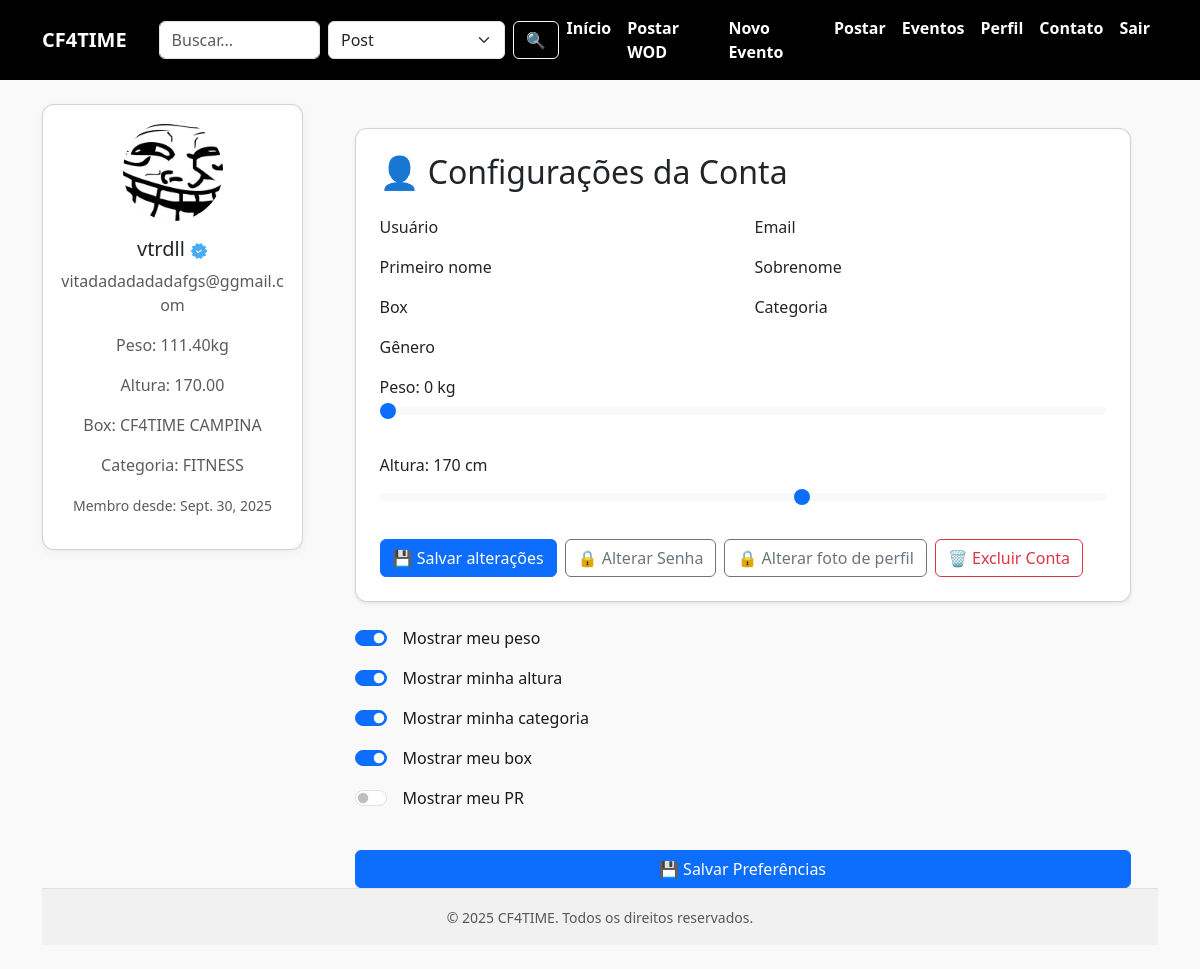
/privacy_settings/ (signed in), run on the app's committed database.
### account/models.py (models this page shows, shortened)
class Profile (models.Model):
    BOX_CHOICES = (('CF4TIME CAMPINA ', 'CF4TIME CAMPINA'),
                   ('CF4TIME CAMPINA', 'CF4TIME JOCKEY'))
    GENRE_CHOICES =(('MASCULINO', 'MASCULINO'),  ('FEMININO','FEMININO'), ('NÃO-ESPECIFICAR','NÃO-ESPECIFICAR'))
    CATEGORY_CHOICES = (('FITNESS', 'FITNESS'), ('SCALED','SCALED'),('AMADOR', 'AMADOR'), ('RX','RX',), ('MASTER', 'MASTER'))
    genre = models.CharField(choices=GENRE_CHOICES, default = 'NÃO-ESPECIFICAR')
    view_weight  = models.BooleanField(default=True)
    view_height = models.BooleanField(default=True)
    view_category = models.BooleanField(default=True)
    view_box  = models.BooleanField(default=True)
    view_personal_record = models.BooleanField(default=True)
    user = models.OneToOneField(User, on_delete=models.CASCADE)
    photo = models.ImageField(upload_to='media_profile', null=True, blank=True)
    created_at_profile =  models.DateField(auto_now=True)
    birthday = models.DateField(max_length=50, default=timezone.now)
    weight = models.DecimalField(max_digits= 5, decimal_places = 2, validators=[MaxValueValidator (300), MinValueValidator(0)], default=0)
    height = models.DecimalField(max_digits= 5, decimal_places = 2,  default=0)
    category = models.CharField(choices= CATEGORY_CHOICES, default= 'EXPERIMENTAL')
    box = models.CharField(choices = BOX_CHOICES, default = 'DEFAULT')
    is_coach = models.BooleanField(default=False)

### account/views.py (the view)
# urls.py: path('privacy_settings/', privacy_config, name='privacy_settings'),
def privacy_config (request):
    profile = request.user.profile
    if request.method  == 'POST':
        form  = PrivacyConfigForm(request.POST, instance=  profile)
        if  form.is_valid():
            form.save()
            return redirect('my_perfil')
    else:
        form = PrivacyConfigForm(instance=  profile)
    return render(request, 'user-update.html', {'form_privacy': form})

### account/forms.py
class PrivacyConfigForm(forms.ModelForm):
    class Meta:
        model = Profile
        fields = ['view_weight', 'view_height', 'view_category', 'view_box','view_personal_record']
        labels = {
            'view_weight': 'Mostrar peso',
            'view_height': 'Mostrar altura',
            'view_category': 'Mostrar categoria',
            'view_box': 'Mostrar box',
            'view_personal_record':'Mostrar  PR',
        }
        widgets = {
            'view_weight': forms.CheckboxInput(attrs={'class': 'form-check-input'}),
            'view_height': forms.CheckboxInput(attrs={'class': 'form-check-input'}),
            'view_category': forms.CheckboxInput(attrs={'class': 'form-check-input'}),
            'view_box': forms.CheckboxInput(attrs={'class': 'form-check-input'}),
            'view_personal_record': forms.CheckboxInput(attrs={'class': 'form-check-input'}),
        }

### account/templates/user-update.html (shortened to what this page needs)
{% extends "base.html" %}
{% load widget_tweaks %}
{% block content %}
<div class="container mt-4" style="max-width: 800px;">
  <div class="card p-4 shadow-sm mb-4">
    <h2 class="mb-4">👤 Configurações da Conta</h2>
    <form method="post">
      <div class="row">
        <div class="col-md-6 mb-3">
          <label for="{{ form.username.id_for_label }}"  >Usuário</label>
        </div>
        <div class="col-md-6 mb-3">
          <label for="{{ form.email.id_for_label }}" >Email</label>
        </div>
        <div class="col-md-6 mb-3">
          <label for="{{ form.first_name.id_for_label }}" >Primeiro nome</label>
        </div>
        <div class="col-md-6 mb-3">
          <label for="{{ form.last_name.id_for_label }}"  >Sobrenome</label>
        </div>
        <div class="col-md-6 mb-3">
          <label for="{{ form.box.id_for_label }}"  >Box</label>
        </div>
        <div class="col-md-6 mb-3">
          <label for="{{ form.category.id_for_label }}" >Categoria</label>
        </div>
        <div class="col-md-6 mb-3">
          <label for="{{ form.genre.id_for_label }}"  >Gênero</label>
        </div>
        <div class="col-md-12 mb-4">
          <label for="weightSlider"  >Peso: <span id="weightValue">0</span> kg</label>
          <input
            type="range"
            id="weightSlider"
            name="weight"
            min="0"
            max="300"
            step="0.1"
            value="{{ form.weight.value|default:0 }}"
            class="form-range"
          >
        </div>
        <div class="col-md-12 mb-4">
          <label for="heightSlider"  class="form-label">
            Altura: <span id="heightValue">0</span> cm
          </label>
          <input
            type="range"
            id="heightSlider"
            name="height"
            min="100"
            max="220"
            step="1"
            value="{{ form.height.value|default:170 }}"
            class="form-range"
          >
        </div>
      </div>
      <div class="d-flex flex-wrap gap-2">
        <button type="submit" name="submit_type" value="user_form" class="btn btn-primary">
      💾 Salvar alterações
    </button>
        <a href="{% url 'password-change' user.pk %}" class="btn btn-outline-secondary">🔒 Alterar Senha</a>
        <a href="{% url 'photo-update' user.pk %}" class="btn btn-outline-secondary">🔒 Alterar foto de perfil</a>
        <a href="{% url 'user-delete' user.pk %}" class="btn btn-outline-danger">🗑️ Excluir Conta</a>
      </div>
    </form>
  </div>
<form method="post">
  <div class="form-check form-switch mb-3">
    {{ form_privacy.view_weight }}
    <label class="form-check-label ms-2" for="{{ form_privacy.view_weight.id_for_label }}">
      Mostrar meu peso
    </label>
  </div>
  <div class="form-check form-switch mb-3">
    {{ form_privacy.view_height }}
    <label class="form-check-label ms-2" for="{{ form_privacy.view_height.id_for_label }}">
      Mostrar minha altura
    </label>
  </div>
  <div class="form-check form-switch mb-3">
    {{ form_privacy.view_category }}
    <label class="form-check-label ms-2" for="{{ form_privacy.view_category.id_for_label }}">
      Mostrar minha categoria
    </label>
  </div>
  <div class="form-check form-switch mb-3">
    {{ form_privacy.view_box }}
    <label class="form-check-label ms-2" for="{{ form_privacy.view_box.id_for_label }}">
      Mostrar meu box
    </label>
  </div>
  <div class="form-check form-switch mb-3">
    {{ form_privacy.view_personal_record }}
    <label class="form-check-label ms-2" for="{{ form_privacy.view_personal_record.id_for_label }}">
      Mostrar meu PR
    </label>
  </div>
  <button type="submit" name="submit_type" value="privacy_form" class="btn btn-primary mt-4 w-100">
    💾 Salvar Preferências
  </button>
</form>
{% endblock %}

### app/templates/base.html (shortened to what this page needs)
{% load static %}
<!DOCTYPE html>
<html lang="pt-br">
<head>
  <link href="https://cdn.jsdelivr.net/npm/bootstrap@5.3.0/dist/css/bootstrap.min.css" rel="stylesheet">
  <link href="https://cdn.jsdelivr.net/npm/bootstrap-icons@1.10.5/font/bootstrap-icons.css" rel="stylesheet">
  <link href="https://cdn.jsdelivr.net/npm/fullcalendar@6.1.8/index.global.min.css" rel="stylesheet">
</head>
<body>
<nav class="navbar navbar-expand-lg navbar-dark">
  <div class="container">
    <a class="navbar-brand" href="{% url 'home' %}">CF4TIME</a>
    <div class="collapse navbar-collapse" id="navbarNav">
      {% if user.is_authenticated %}
      <form id="searchForm" method="get" action="{% url 'post-list' %}" class="d-flex ms-3" style="max-width: 400px;">
        <input type="text" name="search" class="form-control me-2" placeholder="Buscar..." value="{{ request.GET.search }}">
        <select id="searchType" name="type" class="form-select me-2">
          <option value="post" {% if request.path == "/post-list/" %}selected{% endif %}>Post</option>
        </select>
        <button type="submit" class="btn btn-outline-light">🔍</button>
      </form>
      {% endif %}
      <ul class="navbar-nav ms-auto">
        {% if user.is_authenticated %}
          <li class="nav-item"><a class="nav-link" href="{% url 'home' %}">Início</a></li>
          {% if user.profile.is_coach %}
            <li class="nav-item"><a class="nav-link" href="{% url 'create_wod' %}">Postar WOD</a></li>
            <li class="nav-item"><a class="nav-link" href="{% url 'event_create' %}">Novo Evento</a></li>
          {% endif %}
          <li class="nav-item"><a class="nav-link" href="{% url 'post-create' %}">Postar</a></li>
          <li class="nav-item"><a class="nav-link" href="{% url 'event_list' %}">Eventos</a></li>
          <li class="nav-item"><a class="nav-link" href="{% url 'my_perfil' %}">Perfil</a></li>
          <li class="nav-item"><a class="nav-link" href="https://www.linkedin.com/in/jo%C3%A3o-vitor-xavier-532191279/">Contato</a></li>
          <li class="nav-item"><a class="nav-link" href="{% url 'logout' %}">Sair</a></li>
        {% else %}
          <li class="nav-item"><a class="nav-link" href="{% url 'home' %}">Início</a></li>
          <li class="nav-item"><a class="nav-link" href="{% url 'login' %}">Login</a></li>
          <li class="nav-item"><a class="nav-link" href="{% url 'register' %}">Cadastro</a></li>
        {% endif %}
      </ul>
    </div>
  </div>
</nav>
<div class="container my-4">
  <div class="row">
    {% if user.is_authenticated %}
    <div class="col-md-3 mb-4">
      <div class="card text-center p-3">
        {% if user.profile.photo %}
          <img src="{{ user.profile.photo.url }}" alt="Foto de Perfil" class="profile-img mx-auto mb-3">
        {% else %}
          <img src="https://via.placeholder.com/100" alt="Sem Foto" class="profile-img mb-3">
        {% endif %}
        <h5>{{ user.username }} <img src="{% static 'verified.png' %}" width="18"></h5>
        <p class="text-muted">{{ user.email }}</p>
        {% if user.profile.view_weight %}<p class="text-muted">Peso: {{ user.profile.weight }}kg</p>{% endif %}
        {% if user.profile.view_height %}<p class="text-muted">Altura: {{ user.profile.height }}</p>{% endif %}
        {% if user.profile.view_box %}<p class="text-muted">Box: {{ user.profile.box }}</p>{% endif %}
        {% if user.profile.view_category %}<p class="text-muted">Categoria: {{ user.profile.category }}</p>{% endif %}
        <p class="text-muted"><small>Membro desde: {{ user.profile.created_at_profile }}</small></p>
      </div>
    </div>
    {% endif %}
    <div class="{% if user.is_authenticated %}col-md-9{% else %}col-12{% endif %}">
      {% block content %}{% endblock %}
    </div>
  </div>
</div>
<footer class="text-center text-muted py-3 border-top">
  <small>&copy; {{ year|default:2025 }} CF4TIME. Todos os direitos reservados.</small>
</footer>
</body>
</html>

### app/templates/base.html (style rules this page uses)
:root { --color-primary: #000000; --color-secondary: #ff0054; --color-bg: #f9f9f9; --color-text: #1a1a1a; }
body { background-color: var(--color-bg); color: var(--color-text); font-family: 'Segoe UI', Tahoma, Geneva, Verdana, sans-serif; }
.navbar { background-color: var(--color-primary); }
.navbar-brand, .navbar-nav .nav-link { color: #fff !important; font-weight: 600; }
.card { border-radius: 12px; box-shadow: 0 2px 10px rgba(0, 0, 0, 0.05); background-color: #fff; }
.profile-img { object-fit: cover; border-radius: 50%; width: 100px; height: 100px; }
footer { background-color: #f1f1f1; }

### data on the page
Profile: view_weight "☑", view_height "☑", view_category "☑", view_box "☑"

### other printed values
{{ user.username }} "vtrdll"
{{ user.email }} "vitadadadadadafgs@ggmail.com"
{{ user.profile.weight }} "111.40"
{{ user.profile.height }} "170.00"
{{ user.profile.box }} "CF4TIME CAMPINA"
{{ user.profile.category }} "FITNESS"
{{ user.profile.created_at_profile }} "Sept. 30, 2025"
{{ year|default:2025 }} "2025"
